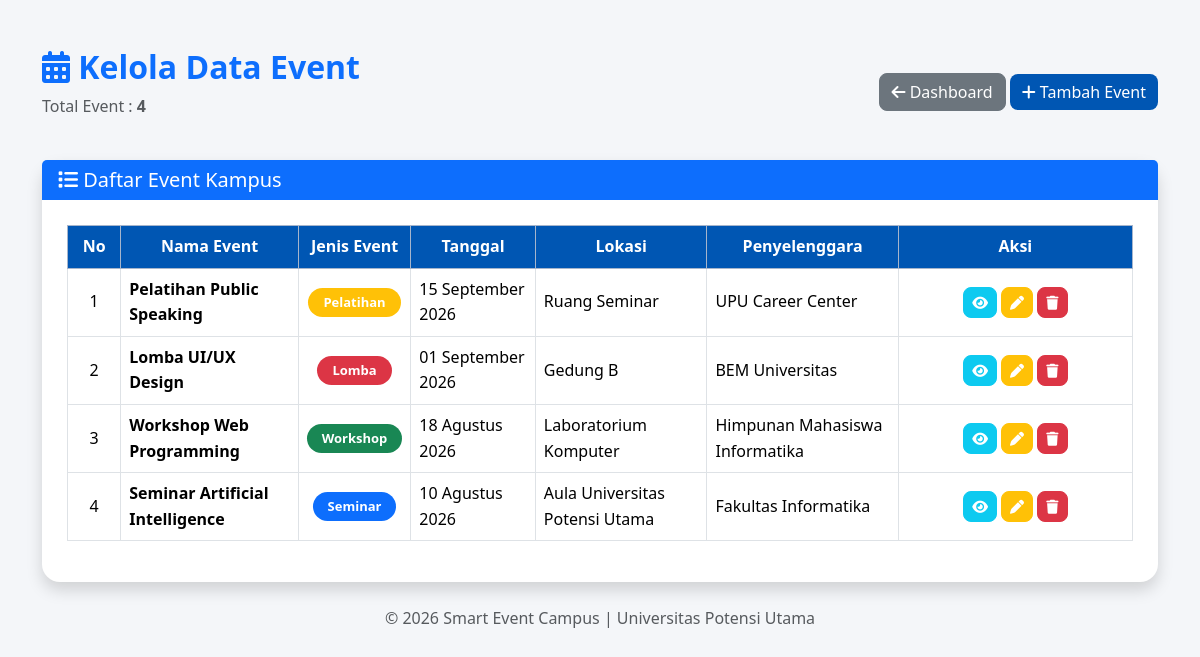
/event/index.php (signed in), run on the app's committed database.
### tables this page shows
CREATE TABLE event (
    id_event INT AUTO_INCREMENT PRIMARY KEY,
    nama_event VARCHAR(150) NOT NULL,
    jenis_event ENUM('Seminar','Workshop','Pelatihan','Lomba') NOT NULL,
    tanggal DATE NOT NULL,
    lokasi VARCHAR(150) NOT NULL,
    penyelenggara VARCHAR(150) NOT NULL,
    deskripsi TEXT NOT NULL
);

### event/index.php (the view, shortened to what this page needs)
<?php
include "../config/koneksi.php";
$query = mysqli_query($conn, "SELECT * FROM event ORDER BY tanggal DESC");
$total = mysqli_num_rows($query);
function tanggalIndonesia($tanggal)
{
    $bulan = array(
        1 => "Januari","Februari","Maret","April","Mei","Juni",
        "Juli","Agustus","September","Oktober","November","Desember"
    );
    $pecah = explode("-", $tanggal);
    return $pecah[2]." ".$bulan[(int)$pecah[1]]." ".$pecah[0];
}
?>
<!DOCTYPE html>
<html lang="id">
<head>
<link href="https://cdn.jsdelivr.net/npm/bootstrap@5.3.3/dist/css/bootstrap.min.css" rel="stylesheet">
<link href="https://cdnjs.cloudflare.com/ajax/libs/font-awesome/6.5.2/css/all.min.css" rel="stylesheet">
<link rel="stylesheet" href="../assets/css/style.css">
</head>
<body>
<div class="container py-5">
<div class="d-flex justify-content-between align-items-center mb-4">
<div>
<h2 class="fw-bold text-primary">
<i class="fa-solid fa-calendar-days"></i>
Kelola Data Event
</h2>
<p class="text-muted">
Total Event :
<strong><?= $total; ?></strong>
</p>
</div>
<div>
<a href="../dashboard.php" class="btn btn-secondary">
<i class="fa-solid fa-arrow-left"></i>
Dashboard
</a>
<a href="tambah.php" class="btn btn-primary">
<i class="fa-solid fa-plus"></i>
Tambah Event
</a>
</div>
</div>
<div class="card shadow border-0">
<div class="card-header bg-primary text-white">
<h5 class="mb-0">
<i class="fa-solid fa-list"></i>
Daftar Event Kampus
</h5>
</div>
<div class="card-body">
<?php if($total>0){ ?>
<div class="table-responsive">
<table class="table table-bordered table-hover align-middle">
<thead class="table-primary text-center">
<tr>
<th width="5%">No</th>
<th>Nama Event</th>
<th>Jenis Event</th>
<th>Tanggal</th>
<th>Lokasi</th>
<th>Penyelenggara</th>
<th width="22%">Aksi</th>
</tr>
</thead>
<tbody>
<?php
$no=1;
while($data=mysqli_fetch_assoc($query)){
switch($data['jenis_event']){
case "Seminar":
$badge="primary";
break;
case "Workshop":
$badge="success";
break;
case "Pelatihan":
$badge="warning";
break;
case "Lomba":
$badge="danger";
break;
}
?>
<tr>
<td class="text-center"><?= $no++; ?></td>
<td>
<strong><?= htmlspecialchars($data['nama_event']); ?></strong>
</td>
<td class="text-center">
<span class="badge bg-<?= $badge; ?>">
<?= htmlspecialchars($data['jenis_event']); ?>
</span>
</td>
<td>
<?= tanggalIndonesia($data['tanggal']); ?>
</td>
<td>
<?= htmlspecialchars($data['lokasi']); ?>
</td>
<td>
<?= htmlspecialchars($data['penyelenggara']); ?>
</td>
<td class="text-center">
<a href="../detail.php?id=<?= $data['id_event']; ?>" class="btn btn-info btn-sm text-white">
<i class="fa-solid fa-eye"></i>
</a>
<a href="edit.php?id=<?= $data['id_event']; ?>" class="btn btn-warning btn-sm">
<i class="fa-solid fa-pen"></i>
</a>
<a href="hapus.php?id=<?= $data['id_event']; ?>"
class="btn btn-danger btn-sm"
onclick="return confirm('Yakin ingin menghapus event ini?')">
<i class="fa-solid fa-trash"></i>
</a>
</td>
</tr>
<?php } ?>
</tbody>
</table>
</div>
<?php } ?>
</div>
</div>
<div class="text-center mt-4 text-muted">
© 2026 Smart Event Campus | Universitas Potensi Utama
</div>
</div>
</body>
</html>

### assets/css/style.css (style rules this page uses)
* { margin:0; padding:0; box-sizing:border-box; font-family:'Segoe UI',sans-serif; }
html { scroll-behavior:smooth; }
body { background:#f4f6f9; color:#333; line-height:1.6; }
.card { border:none; border-radius:18px; box-shadow:0 10px 25px rgba(0,0,0,.08); transition:.35s; }
.card-header { border:none; font-weight:bold; }
.card-body { padding:25px; }
.badge { font-size:13px; padding:8px 15px; border-radius:20px; }
.btn { border-radius:8px; transition:.3s; }
.btn-primary { background:#0056b3; border:none; }
.btn-warning { color:#fff; }
.table { background:#fff; }
.table th { background:#0056b3; color:#fff; text-align:center; }
.table td { vertical-align:middle; }
.fa-solid { color:inherit; }

### data on the page
event: nama_event "Pelatihan Public Speaking", jenis_event "Pelatihan", tanggal "15 September 2026", lokasi "Ruang Seminar", penyelenggara "UPU Career Center"
event: nama_event "Lomba UI/UX Design", jenis_event "Lomba", tanggal "01 September 2026", lokasi "Gedung B", penyelenggara "BEM Universitas"
event: nama_event "Workshop Web Programming", jenis_event "Workshop", tanggal "18 Agustus 2026", lokasi "Laboratorium Komputer", penyelenggara "Himpunan Mahasiswa Informatika"
event: nama_event "Seminar Artificial Intelligence", jenis_event "Seminar", tanggal "10 Agustus 2026", lokasi "Aula Universitas Potensi Utama", penyelenggara "Fakultas Informatika"

### other printed values
$total "4"
